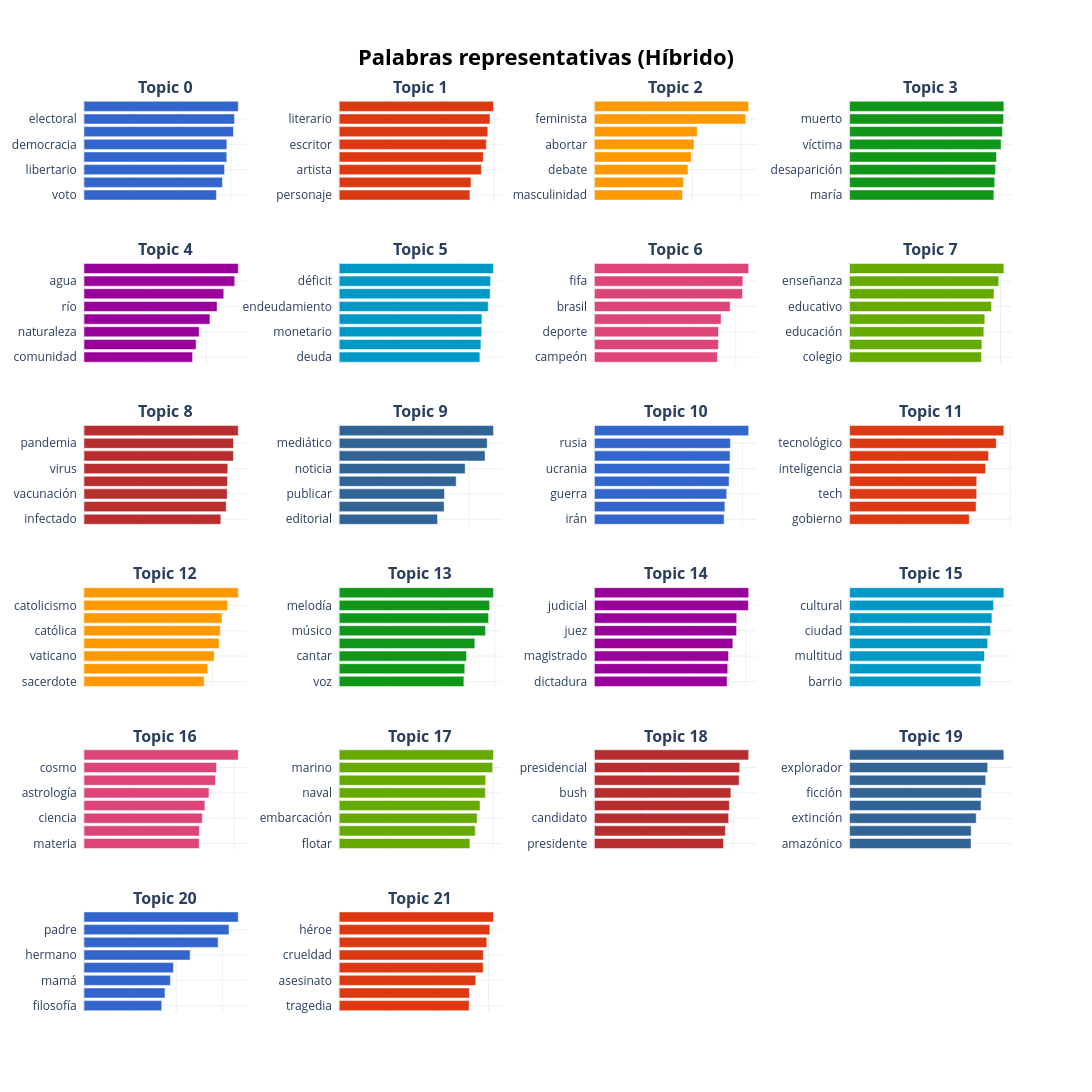

Notebook source saved alongside this figure:
### Code cell
topicos_palabras(
    topic_model_cuarta, 
    df, 
    df['topic_cuarta'], 
    ruta_html=GRAFICOS_DIR / "04_barchart_topicos_cuarta.html"
)

### Figure 1 — Plotly figure (JSON) as saved in the notebook; plotly's stock layout.template omitted (floating-point values rounded to 4 significant figures)
{"data": [{"hovertemplate": "<b>Término:</b> %{y}<br><b>Relevancia:</b> %{x:.3f}<extra></extra>", "marker": {"color": "#3366CC"}, "orientation": "h", "type": "bar", "x": [0.5404, 0.5651, 0.5737, 0.5827, 0.5832, 0.61, 0.6142, 0.6297], "xaxis": "x", "y": ["voto  ", "campaña  ", "libertario  ", "democrático  ", "democracia  ", "oposición  ", "electoral  ", "candidato  "], "yaxis": "y"}, {"hovertemplate": "<b>Término:</b> %{y}<br><b>Relevancia:</b> %{x:.3f}<extra></extra>", "marker": {"color": "#DC3912"}, "orientation": "h", "type": "bar", "x": [0.5064, 0.5107, 0.5509, 0.5582, 0.57, 0.5754, 0.5842, 0.5977], "xaxis": "x2", "y": ["personaje  ", "literatura  ", "artista  ", "protagonista  ", "escritor  ", "poeta  ", "literario  ", "autor  "], "yaxis": "y2"}, {"hovertemplate": "<b>Término:</b> %{y}<br><b>Relevancia:</b> %{x:.3f}<extra></extra>", "marker": {"color": "#FF9900"}, "orientation": "h", "type": "bar", "x": [0.3598, 0.3634, 0.3821, 0.3953, 0.4067, 0.4197, 0.618, 0.6299], "xaxis": "x3", "y": ["masculinidad  ", "libertad  ", "debate  ", "patriarcado  ", "abortar  ", "aborto  ", "feminista  ", "feminismo  "], "yaxis": "y3"}, {"hovertemplate": "<b>Término:</b> %{y}<br><b>Relevancia:</b> %{x:.3f}<extra></extra>", "marker": {"color": "#109618"}, "orientation": "h", "type": "bar", "x": [0.4403, 0.4429, 0.4455, 0.4485, 0.4625, 0.4667, 0.47, 0.4709], "xaxis": "x4", "y": ["maría  ", "muerte  ", "desaparición  ", "santiago  ", "víctima  ", "comisaría  ", "muerto  ", "cuba  "], "yaxis": "y4"}, {"hovertemplate": "<b>Término:</b> %{y}<br><b>Relevancia:</b> %{x:.3f}<extra></extra>", "marker": {"color": "#990099"}, "orientation": "h", "type": "bar", "x": [0.3549, 0.3664, 0.3765, 0.4117, 0.4349, 0.4568, 0.4927, 0.5043], "xaxis": "x5", "y": ["comunidad  ", "climático  ", "naturaleza  ", "proyecto  ", "río  ", "ambiente  ", "agua  ", "ambiental  "], "yaxis": "y5"}, {"hovertemplate": "<b>Término:</b> %{y}<br><b>Relevancia:</b> %{x:.3f}<extra></extra>", "marker": {"color": "#0099C6"}, "orientation": "h", "type": "bar", "x": [0.4694, 0.4728, 0.4756, 0.4761, 0.497, 0.5035, 0.5051, 0.5147], "xaxis": "x6", "y": ["deuda  ", "economía  ", "monetario  ", "reforma  ", "endeudamiento  ", "fiscal  ", "déficit  ", "economista  "], "yaxis": "y6"}, {"hovertemplate": "<b>Término:</b> %{y}<br><b>Relevancia:</b> %{x:.3f}<extra></extra>", "marker": {"color": "#DD4477"}, "orientation": "h", "type": "bar", "x": [0.522, 0.5261, 0.5265, 0.5377, 0.5761, 0.6283, 0.6298, 0.6547], "xaxis": "x7", "y": ["campeón  ", "deportivo  ", "deporte  ", "barcelona  ", "brasil  ", "fútbol  ", "fifa  ", "futbolista  "], "yaxis": "y7"}, {"hovertemplate": "<b>Término:</b> %{y}<br><b>Relevancia:</b> %{x:.3f}<extra></extra>", "marker": {"color": "#66AA00"}, "orientation": "h", "type": "bar", "x": [0.5243, 0.526, 0.5338, 0.5377, 0.5643, 0.5742, 0.593, 0.6135], "xaxis": "x8", "y": ["colegio  ", "docente  ", "educación  ", "enseñar  ", "educativo  ", "escolar  ", "enseñanza  ", "pedagógico  "], "yaxis": "y8"}, {"hovertemplate": "<b>Término:</b> %{y}<br><b>Relevancia:</b> %{x:.3f}<extra></extra>", "marker": {"color": "#B82E2E"}, "orientation": "h", "type": "bar", "x": [0.4954, 0.5148, 0.5185, 0.5196, 0.5206, 0.541, 0.5413, 0.5586], "xaxis": "x9", "y": ["infectado  ", "coronavirus  ", "vacunación  ", "vacuna  ", "virus  ", "vacunar  ", "pandemia  ", "epidemia  "], "yaxis": "y9"}, {"hovertemplate": "<b>Término:</b> %{y}<br><b>Relevancia:</b> %{x:.3f}<extra></extra>", "marker": {"color": "#316395"}, "orientation": "h", "type": "bar", "x": [0.4553, 0.4859, 0.4874, 0.5417, 0.5832, 0.6753, 0.6853, 0.7143], "xaxis": "x10", "y": ["editorial  ", "periodismo  ", "publicar  ", "news  ", "noticia  ", "periodista  ", "mediático  ", "periodístico  "], "yaxis": "y10"}, {"hovertemplate": "<b>Término:</b> %{y}<br><b>Relevancia:</b> %{x:.3f}<extra></extra>", "marker": {"color": "#3366CC"}, "orientation": "h", "type": "bar", "x": [0.526, 0.5293, 0.5367, 0.5464, 0.549, 0.5501, 0.5514, 0.6257], "xaxis": "x11", "y": ["irán  ", "ruso  ", "guerra  ", "moscú  ", "ucrania  ", "siria  ", "rusia  ", "soviético  "], "yaxis": "y11"}, {"hovertemplate": "<b>Término:</b> %{y}<br><b>Relevancia:</b> %{x:.3f}<extra></extra>", "marker": {"color": "#DC3912"}, "orientation": "h", "type": "bar", "x": [0.4475, 0.4729, 0.475, 0.4751, 0.508, 0.5192, 0.5483, 0.5766], "xaxis": "x12", "y": ["gobierno  ", "inteligente  ", "tech  ", "futuro  ", "inteligencia  ", "tecnología  ", "tecnológico  ", "innovación  "], "yaxis": "y12"}, {"hovertemplate": "<b>Término:</b> %{y}<br><b>Relevancia:</b> %{x:.3f}<extra></extra>", "marker": {"color": "#FF9900"}, "orientation": "h", "type": "bar", "x": [0.5615, 0.5786, 0.6085, 0.6313, 0.6367, 0.6451, 0.6713, 0.7211], "xaxis": "x13", "y": ["sacerdote  ", "jesuita  ", "vaticano  ", "católico  ", "católica  ", "arzobispo  ", "catolicismo  ", "papal  "], "yaxis": "y13"}, {"hovertemplate": "<b>Término:</b> %{y}<br><b>Relevancia:</b> %{x:.3f}<extra></extra>", "marker": {"color": "#109618"}, "orientation": "h", "type": "bar", "x": [0.4804, 0.4837, 0.4905, 0.5225, 0.5635, 0.5754, 0.5793, 0.5944], "xaxis": "x14", "y": ["voz  ", "banda  ", "cantar  ", "canción  ", "músico  ", "musical  ", "melodía  ", "música  "], "yaxis": "y14"}, {"hovertemplate": "<b>Término:</b> %{y}<br><b>Relevancia:</b> %{x:.3f}<extra></extra>", "marker": {"color": "#990099"}, "orientation": "h", "type": "bar", "x": [0.5259, 0.5285, 0.5318, 0.5488, 0.5637, 0.5643, 0.6103, 0.6116], "xaxis": "x15", "y": ["dictadura  ", "sentencia  ", "magistrado  ", "condena  ", "juez  ", "tribunal  ", "judicial  ", "justicia  "], "yaxis": "y15"}, {"hovertemplate": "<b>Término:</b> %{y}<br><b>Relevancia:</b> %{x:.3f}<extra></extra>", "marker": {"color": "#0099C6"}, "orientation": "h", "type": "bar", "x": [0.4342, 0.4353, 0.4464, 0.4569, 0.4666, 0.471, 0.4765, 0.5105], "xaxis": "x16", "y": ["barrio  ", "festejo  ", "multitud  ", "urbano  ", "ciudad  ", "cultura  ", "cultural  ", "pueblo  "], "yaxis": "y16"}, {"hovertemplate": "<b>Término:</b> %{y}<br><b>Relevancia:</b> %{x:.3f}<extra></extra>", "marker": {"color": "#DD4477"}, "orientation": "h", "type": "bar", "x": [0.4602, 0.461, 0.4727, 0.483, 0.4993, 0.5249, 0.5295, 0.6164], "xaxis": "x17", "y": ["materia  ", "teoría  ", "ciencia  ", "científico  ", "astrología  ", "universo  ", "cosmo  ", "astrónomo  "], "yaxis": "y17"}, {"hovertemplate": "<b>Término:</b> %{y}<br><b>Relevancia:</b> %{x:.3f}<extra></extra>", "marker": {"color": "#66AA00"}, "orientation": "h", "type": "bar", "x": [0.5105, 0.5316, 0.5391, 0.5501, 0.571, 0.5723, 0.5994, 0.6027], "xaxis": "x18", "y": ["flotar  ", "barco  ", "embarcación  ", "marítimo  ", "naval  ", "océano  ", "marino  ", "submarino  "], "yaxis": "y18"}, {"hovertemplate": "<b>Término:</b> %{y}<br><b>Relevancia:</b> %{x:.3f}<extra></extra>", "marker": {"color": "#B82E2E"}, "orientation": "h", "type": "bar", "x": [0.5587, 0.567, 0.5809, 0.5843, 0.5907, 0.6264, 0.629, 0.6676], "xaxis": "x19", "y": ["presidente  ", "electoral  ", "candidato  ", "demócrata  ", "bush  ", "trump  ", "presidencial  ", "republicano  "], "yaxis": "y19"}, {"hovertemplate": "<b>Término:</b> %{y}<br><b>Relevancia:</b> %{x:.3f}<extra></extra>", "marker": {"color": "#316395"}, "orientation": "h", "type": "bar", "x": [0.4354, 0.4358, 0.4538, 0.4711, 0.4735, 0.4881, 0.4951, 0.5532], "xaxis": "x20", "y": ["amazónico  ", "maia  ", "extinción  ", "existencia  ", "ficción  ", "narración  ", "explorador  ", "selva  "], "yaxis": "y20"}, {"hovertemplate": "<b>Término:</b> %{y}<br><b>Relevancia:</b> %{x:.3f}<extra></extra>", "marker": {"color": "#3366CC"}, "orientation": "h", "type": "bar", "x": [0.3373, 0.3512, 0.3749, 0.3882, 0.4603, 0.5818, 0.6289, 0.6692], "xaxis": "x21", "y": ["filosofía  ", "filosofar  ", "mamá  ", "hombre  ", "hermano  ", "abuelo  ", "padre  ", "papá  "], "yaxis": "y21"}, {"hovertemplate": "<b>Término:</b> %{y}<br><b>Relevancia:</b> %{x:.3f}<extra></extra>", "marker": {"color": "#DC3912"}, "orientation": "h", "type": "bar", "x": [0.5217, 0.523, 0.5485, 0.5783, 0.5788, 0.5928, 0.605, 0.6196], "xaxis": "x22", "y": ["tragedia  ", "matar  ", "asesinato  ", "superhéroe  ", "crueldad  ", "asesinar  ", "héroe  ", "asesino  "], "yaxis": "y22"}], "layout": {"annotations": [{"font": {"size": 16}, "showarrow": false, "text": "<b>Topic 0</b>", "x": 0.0875, "xanchor": "center", "xref": "paper", "y": 1, "yanchor": "bottom", "yref": "paper"}, {"font": {"size": 16}, "showarrow": false, "text": "<b>Topic 1</b>", "x": 0.3625, "xanchor": "center", "xref": "paper", "y": 1, "yanchor": "bottom", "yref": "paper"}, {"font": {"size": 16}, "showarrow": false, "text": "<b>Topic 2</b>", "x": 0.6375, "xanchor": "center", "xref": "paper", "y": 1, "yanchor": "bottom", "yref": "paper"}, {"font": {"size": 16}, "showarrow": false, "text": "<b>Topic 3</b>", "x": 0.9125, "xanchor": "center", "xref": "paper", "y": 1, "yanchor": "bottom", "yref": "paper"}, {"font": {"size": 16}, "showarrow": false, "text": "<b>Topic 4</b>", "x": 0.0875, "xanchor": "center", "xref": "paper", "y": 0.8222, "yanchor": "bottom", "yref": "paper"}, {"font": {"size": 16}, "showarrow": false, "text": "<b>Topic 5</b>", "x": 0.3625, "xanchor": "center", "xref": "paper", "y": 0.8222, "yanchor": "bottom", "yref": "paper"}, {"font": {"size": 16}, "showarrow": false, "text": "<b>Topic 6</b>", "x": 0.6375, "xanchor": "center", "xref": "paper", "y": 0.8222, "yanchor": "bottom", "yref": "paper"}, {"font": {"size": 16}, "showarrow": false, "text": "<b>Topic 7</b>", "x": 0.9125, "xanchor": "center", "xref": "paper", "y": 0.8222, "yanchor": "bottom", "yref": "paper"}, {"font": {"size": 16}, "showarrow": false, "text": "<b>Topic 8</b>", "x": 0.0875, "xanchor": "center", "xref": "paper", "y": 0.6444, "yanchor": "bottom", "yref": "paper"}, {"font": {"size": 16}, "showarrow": false, "text": "<b>Topic 9</b>", "x": 0.3625, "xanchor": "center", "xref": "paper", "y": 0.6444, "yanchor": "bottom", "yref": "paper"}, {"font": {"size": 16}, "showarrow": false, "text": "<b>Topic 10</b>", "x": 0.6375, "xanchor": "center", "xref": "paper", "y": 0.6444, "yanchor": "bottom", "yref": "paper"}, {"font": {"size": 16}, "showarrow": false, "text": "<b>Topic 11</b>", "x": 0.9125, "xanchor": "center", "xref": "paper", "y": 0.6444, "yanchor": "bottom", "yref": "paper"}, {"font": {"size": 16}, "showarrow": false, "text": "<b>Topic 12</b>", "x": 0.0875, "xanchor": "center", "xref": "paper", "y": 0.4667, "yanchor": "bottom", "yref": "paper"}, {"font": {"size": 16}, "showarrow": false, "text": "<b>Topic 13</b>", "x": 0.3625, "xanchor": "center", "xref": "paper", "y": 0.4667, "yanchor": "bottom", "yref": "paper"}, {"font": {"size": 16}, "showarrow": false, "text": "<b>Topic 14</b>", "x": 0.6375, "xanchor": "center", "xref": "paper", "y": 0.4667, "yanchor": "bottom", "yref": "paper"}, {"font": {"size": 16}, "showarrow": false, "text": "<b>Topic 15</b>", "x": 0.9125, "xanchor": "center", "xref": "paper", "y": 0.4667, "yanchor": "bottom", "yref": "paper"}, {"font": {"size": 16}, "showarrow": false, "text": "<b>Topic 16</b>", "x": 0.0875, "xanchor": "center", "xref": "paper", "y": 0.2889, "yanchor": "bottom", "yref": "paper"}, {"font": {"size": 16}, "showarrow": false, "text": "<b>Topic 17</b>", "x": 0.3625, "xanchor": "center", "xref": "paper", "y": 0.2889, "yanchor": "bottom", "yref": "paper"}, {"font": {"size": 16}, "showarrow": false, "text": "<b>Topic 18</b>", "x": 0.6375, "xanchor": "center", "xref": "paper", "y": 0.2889, "yanchor": "bottom", "yref": "paper"}, {"font": {"size": 16}, "showarrow": false, "text": "<b>Topic 19</b>", "x": 0.9125, "xanchor": "center", "xref": "paper", "y": 0.2889, "yanchor": "bottom", "yref": "paper"}, {"font": {"size": 16}, "showarrow": false, "text": "<b>Topic 20</b>", "x": 0.0875, "xanchor": "center", "xref": "paper", "y": 0.1111, "yanchor": "bottom", "yref": "paper"}, {"font": {"size": 16}, "showarrow": false, "text": "<b>Topic 21</b>", "x": 0.3625, "xanchor": "center", "xref": "paper", "y": 0.1111, "yanchor": "bottom", "yref": "paper"}], "height": 1800, "hoverlabel": {"bgcolor": "white", "font": {"family": "Rockwell", "size": 16}}, "paper_bgcolor": "#ffffff", "plot_bgcolor": "rgba(0,0,0,0)", "showlegend": false, "title": {"font": {"color": "Black", "size": 22}, "text": "<b>Palabras representativas (Híbrido)</b>", "x": 0.5, "xanchor": "center", "yanchor": "top"}, "width": 1300, "xaxis": {"anchor": "y", "domain": [0, 0.175], "showgrid": true, "showticklabels": false, "title": {"text": ""}}, "xaxis10": {"anchor": "y10", "domain": [0.275, 0.45], "showgrid": true, "showticklabels": false, "title": {"text": ""}}, "xaxis11": {"anchor": "y11", "domain": [0.55, 0.725], "showgrid": true, "showticklabels": false, "title": {"text": ""}}, "xaxis12": {"anchor": "y12", "domain": [0.825, 1], "showgrid": true, "showticklabels": false, "title": {"text": ""}}, "xaxis13": {"anchor": "y13", "domain": [0, 0.175], "showgrid": true, "showticklabels": false, "title": {"text": ""}}, "xaxis14": {"anchor": "y14", "domain": [0.275, 0.45], "showgrid": true, "showticklabels": false, "title": {"text": ""}}, "xaxis15": {"anchor": "y15", "domain": [0.55, 0.725], "showgrid": true, "showticklabels": false, "title": {"text": ""}}, "xaxis16": {"anchor": "y16", "domain": [0.825, 1], "showgrid": true, "showticklabels": false, "title": {"text": ""}}, "xaxis17": {"anchor": "y17", "domain": [0, 0.175], "showgrid": true, "showticklabels": false, "title": {"text": ""}}, "xaxis18": {"anchor": "y18", "domain": [0.275, 0.45], "showgrid": true, "showticklabels": false, "title": {"text": ""}}, "xaxis19": {"anchor": "y19", "domain": [0.55, 0.725], "showgrid": true, "showticklabels": false, "title": {"text": ""}}, "xaxis2": {"anchor": "y2", "domain": [0.275, 0.45], "showgrid": true, "showticklabels": false, "title": {"text": ""}}, "xaxis20": {"anchor": "y20", "domain": [0.825, 1], "showgrid": true, "showticklabels": false, "title": {"text": ""}}, "xaxis21": {"anchor": "y21", "domain": [0, 0.175], "showgrid": true, "showticklabels": false, "title": {"text": ""}}, "xaxis22": {"anchor": "y22", "domain": [0.275, 0.45], "showgrid": true, "showticklabels": false, "title": {"text": ""}}, "xaxis23": {"anchor": "y23", "domain": [0.55, 0.725], "showgrid": true, "showticklabels": false, "title": {"text": ""}}, "xaxis24": {"anchor": "y24", "domain": [0.825, 1], "showgrid": true, "showticklabels": false, "title": {"text": ""}}, "xaxis3": {"anchor": "y3", "domain": [0.55, 0.725], "showgrid": true, "showticklabels": false, "title": {"text": ""}}, "xaxis4": {"anchor": "y4", "domain": [0.825, 1], "showgrid": true, "showticklabels": false, "title": {"text": ""}}, "xaxis5": {"anchor": "y5", "domain": [0, 0.175], "showgrid": true, "showticklabels": false, "title": {"text": ""}}, "xaxis6": {"anchor": "y6", "domain": [0.275, 0.45], "showgrid": true, "showticklabels": false, "title": {"text": ""}}, "xaxis7": {"anchor": "y7", "domain": [0.55, 0.725], "showgrid": true, "showticklabels": false, "title": {"text": ""}}, "xaxis8": {"anchor": "y8", "domain": [0.825, 1], "showgrid": true, "showticklabels": false, "title": {"text": ""}}, "xaxis9": {"anchor": "y9", "domain": [0, 0.175], "showgrid": true, "showticklabels": false, "title": {"text": ""}}, "yaxis": {"anchor": "x", "domain": [0.8889, 1], "showgrid": true}, "yaxis10": {"anchor": "x10", "domain": [0.5333, 0.6444], "showgrid": true}, "yaxis11": {"anchor": "x11", "domain": [0.5333, 0.6444], "showgrid": true}, "yaxis12": {"anchor": "x12", "domain": [0.5333, 0.6444], "showgrid": true}, "yaxis13": {"anchor": "x13", "domain": [0.3556, 0.4667], "showgrid": true}, "yaxis14": {"anchor": "x14", "domain": [0.3556, 0.4667], "showgrid": true}, "yaxis15": {"anchor": "x15", "domain": [0.3556, 0.4667], "showgrid": true}, "yaxis16": {"anchor": "x16", "domain": [0.3556, 0.4667], "showgrid": true}, "yaxis17": {"anchor": "x17", "domain": [0.1778, 0.2889], "showgrid": true}, "yaxis18": {"anchor": "x18", "domain": [0.1778, 0.2889], "showgrid": true}, "yaxis19": {"anchor": "x19", "domain": [0.1778, 0.2889], "showgrid": true}, "yaxis2": {"anchor": "x2", "domain": [0.8889, 1], "showgrid": true}, "yaxis20": {"anchor": "x20", "domain": [0.1778, 0.2889], "showgrid": true}, "yaxis21": {"anchor": "x21", "domain": [0, 0.1111], "showgrid": true}, "yaxis22": {"anchor": "x22", "domain": [0, 0.1111], "showgrid": true}, "yaxis23": {"anchor": "x23", "domain": [0, 0.1111], "showgrid": true}, "yaxis24": {"anchor": "x24", "domain": [0, 0.1111], "showgrid": true}, "yaxis3": {"anchor": "x3", "domain": [0.8889, 1], "showgrid": true}, "yaxis4": {"anchor": "x4", "domain": [0.8889, 1], "showgrid": true}, "yaxis5": {"anchor": "x5", "domain": [0.7111, 0.8222], "showgrid": true}, "yaxis6": {"anchor": "x6", "domain": [0.7111, 0.8222], "showgrid": true}, "yaxis7": {"anchor": "x7", "domain": [0.7111, 0.8222], "showgrid": true}, "yaxis8": {"anchor": "x8", "domain": [0.7111, 0.8222], "showgrid": true}, "yaxis9": {"anchor": "x9", "domain": [0.5333, 0.6444], "showgrid": true}}}
